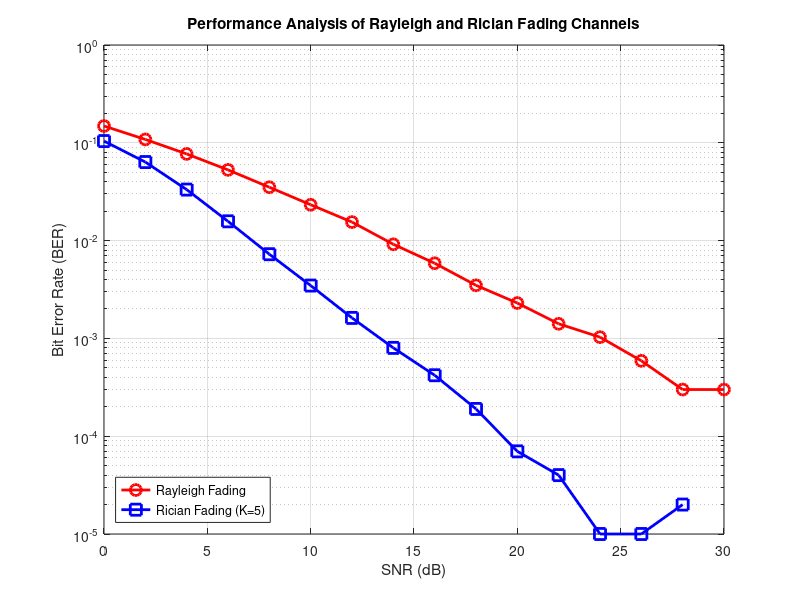

This figure's MATLAB source:
clc;
clear;
close all;

% Simulation Parameters
SNR_dB = 0:2:30; % SNR range in dB
SNR = 10.^(SNR_dB/10); % Convert SNR from dB to linear scale
numBits = 1e5; % Number of bits for transmission

% Rician Fading Parameters
K_factor = 5; % Rician K-factor (higher means stronger LOS component)

BER_Rayleigh = zeros(size(SNR));
BER_Rician = zeros(size(SNR));

for i = 1:length(SNR_dB)
    % Generate Random Bits
    bits = randi([0 1], 1, numBits);
    
    % BPSK Modulation
    symbols = 2*bits - 1; % BPSK Mapping: 0 -> -1, 1 -> +1
    
    % Rayleigh Fading Channel
    h_Rayleigh = (randn(1, numBits) + 1j*randn(1, numBits))/sqrt(2); 
    received_Rayleigh = h_Rayleigh .* symbols;
    
    % Rician Fading Channel
    h_Rician = (sqrt(K_factor/(K_factor+1)) + sqrt(1/(K_factor+1)) * (randn(1, numBits) + 1j*randn(1, numBits))/sqrt(2));
    received_Rician = h_Rician .* symbols;
    
    % Add AWGN Noise
    noise_variance = 1 ./ (2*SNR(i));
    noise = sqrt(noise_variance) * (randn(1, numBits) + 1j*randn(1, numBits));
    
    received_Rayleigh = received_Rayleigh + noise;
    received_Rician = received_Rician + noise;
    
    % Equalization
    received_Rayleigh = received_Rayleigh ./ h_Rayleigh;
    received_Rician = received_Rician ./ h_Rician;
    
    % BPSK Demodulation
    detected_Rayleigh = real(received_Rayleigh) > 0;
    detected_Rician = real(received_Rician) > 0;
    
    % BER Calculation
    BER_Rayleigh(i) = sum(bits ~= detected_Rayleigh) / numBits;
    BER_Rician(i) = sum(bits ~= detected_Rician) / numBits;
end

% Plot BER Performance
figure;
semilogy(SNR_dB, BER_Rayleigh, 'r-o', 'LineWidth', 2, 'MarkerSize', 8);
hold on;
semilogy(SNR_dB, BER_Rician, 'b-s', 'LineWidth', 2, 'MarkerSize', 8);
grid on;
legend('Rayleigh Fading', 'Rician Fading (K=5)', 'Location', 'southwest');
xlabel('SNR (dB)');
ylabel('Bit Error Rate (BER)');
title('Performance Analysis of Rayleigh and Rician Fading Channels');
